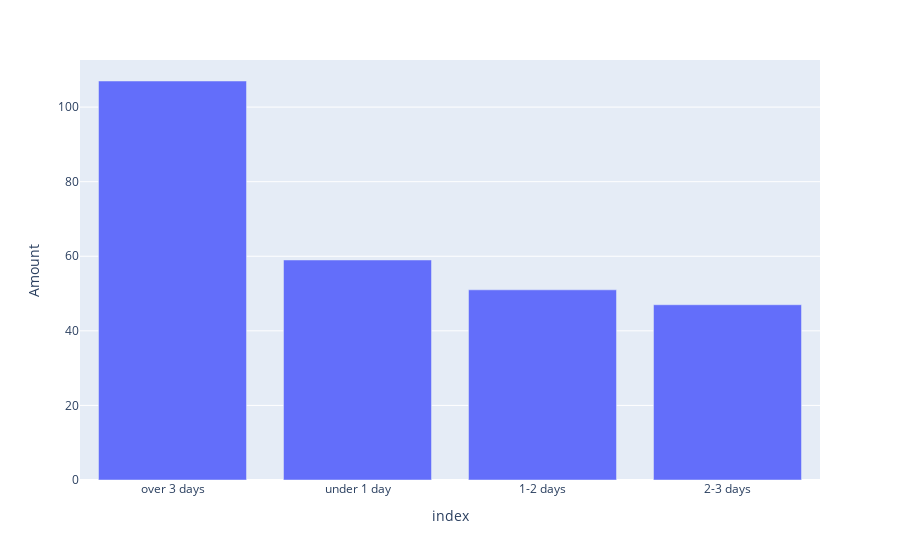

Here is the notebook cell this chart was saved with:
### Markdown cell above
### Распределение категорий задержек

### Code cell
delays_cats = delays.labeled_time.value_counts()
fig = px.bar(delays_cats, x=delays_cats.index, y=delays_cats.values, labels=dict(x="Delay", y="Amount"))
fig.show()

### Figure 1 — Plotly figure (JSON) as saved in the notebook; plotly's stock layout.template omitted (floating-point values rounded to 4 significant figures)
{"data": [{"alignmentgroup": "True", "hovertemplate": "index=%{x}<br>Amount=%{y}<extra></extra>", "legendgroup": "", "marker": {"color": "#636efa"}, "name": "", "offsetgroup": "", "orientation": "v", "showlegend": false, "textposition": "auto", "type": "bar", "x": ["over 3 days", "under 1 day", "1-2 days", "2-3 days"], "xaxis": "x", "y": [107, 59, 51, 47], "yaxis": "y"}], "layout": {"barmode": "relative", "legend": {"tracegroupgap": 0}, "margin": {"t": 60}, "xaxis": {"anchor": "y", "domain": [0, 1], "title": {"text": "index"}}, "yaxis": {"anchor": "x", "domain": [0, 1], "title": {"text": "Amount"}}}}
